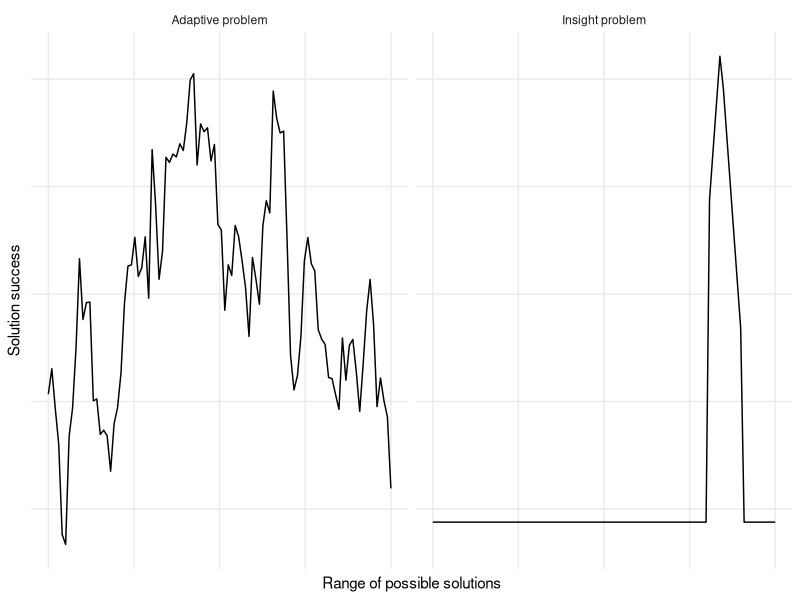

Source code (R):
# ---- problem-spaces
library(ggplot2)
library(tidyr)
library(dplyr)
library(stringr)

problem_space_levels <- c("adaptive", "insight")
problem_space_labels <- c("Adaptive problem", "Insight problem")

x_range <- seq(-5, 5, length.out = 100)

curves <- list(
  adaptive = function(x) {
    # brownian noise
    sig2 <- 0.01
    noise <- rnorm(length(x) - 1, sd = sqrt(sig2))
    c(0, cumsum(noise))
  },
  insight = function(x) {
    # washington monument
    floor <- 0
    ifelse(x < 3 | x > 4, floor,
           -abs(x - 3.4) * 10 + 10)
  }
)
to_z <- function(x) (x - mean(x))/sd(x)

set.seed(683)  # reproducible random
mountains <- lapply(curves, function(curve_fn) curve_fn(x_range) %>% to_z) %>%
  as.data.frame %>%
  mutate(x = x_range) %>%
  gather(problem_space, y, -x) %>%
  mutate(
    problem_space = factor(problem_space, levels = problem_space_levels,
                           labels = problem_space_labels),
    # Lower insight problem. NB: matching happens on labels
    y = ifelse(problem_space == problem_space_labels[2], y - 1.8, y)
  )

ggplot(mountains, aes(x, y)) +
  geom_line(aes(group = problem_space)) +
  facet_wrap("problem_space") +
  scale_x_continuous("Range of possible solutions", labels = NULL) +
  scale_y_continuous("Solution success", labels = NULL) +
  theme_minimal() +
  theme(
    axis.ticks = element_blank(),
    panel.grid.minor = element_blank()
  )